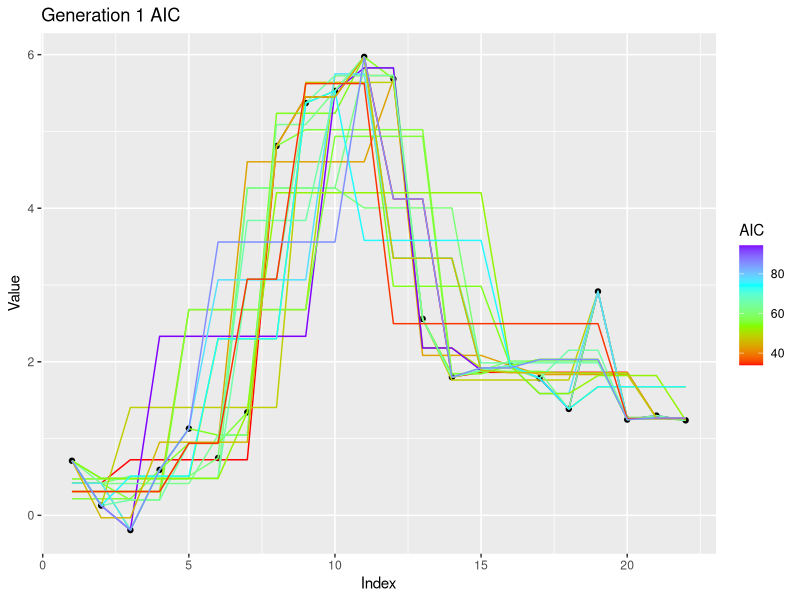
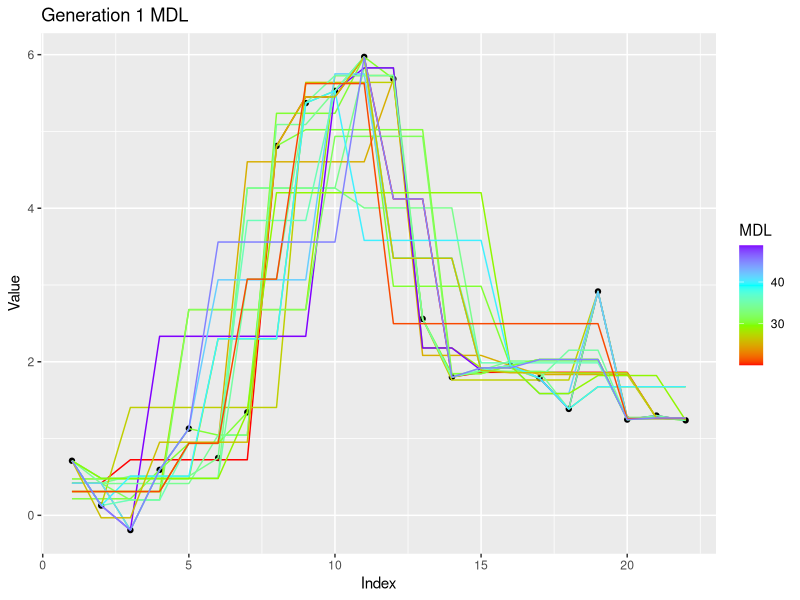
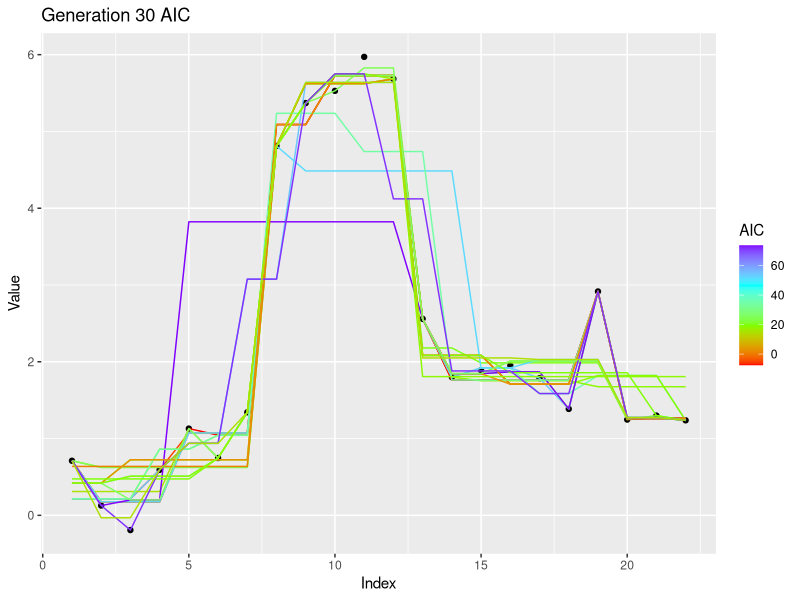
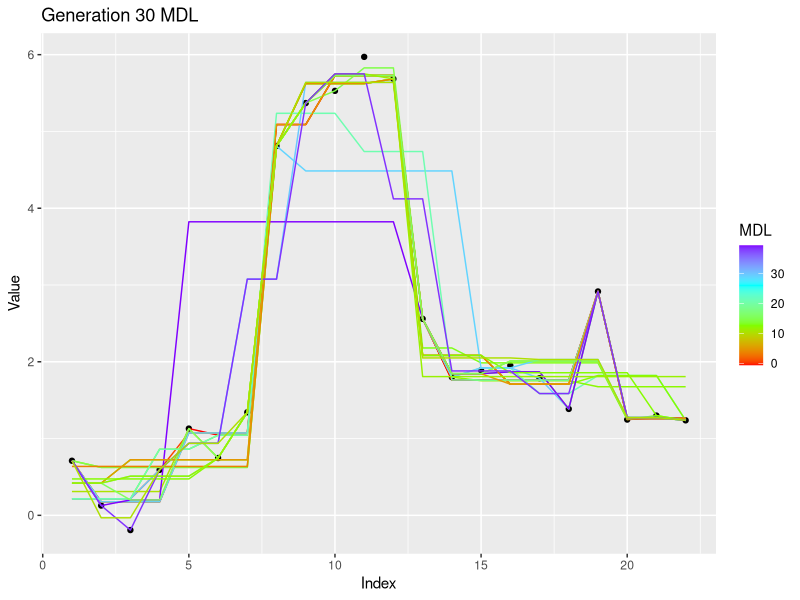
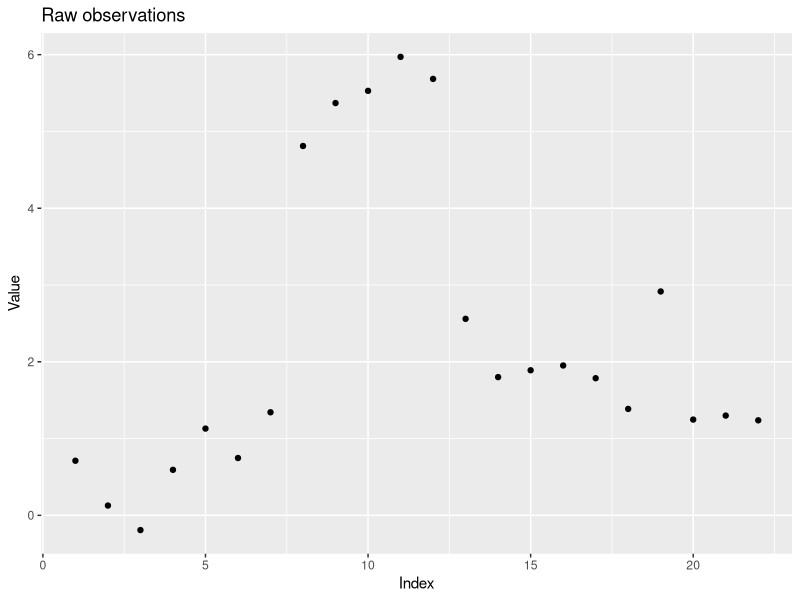
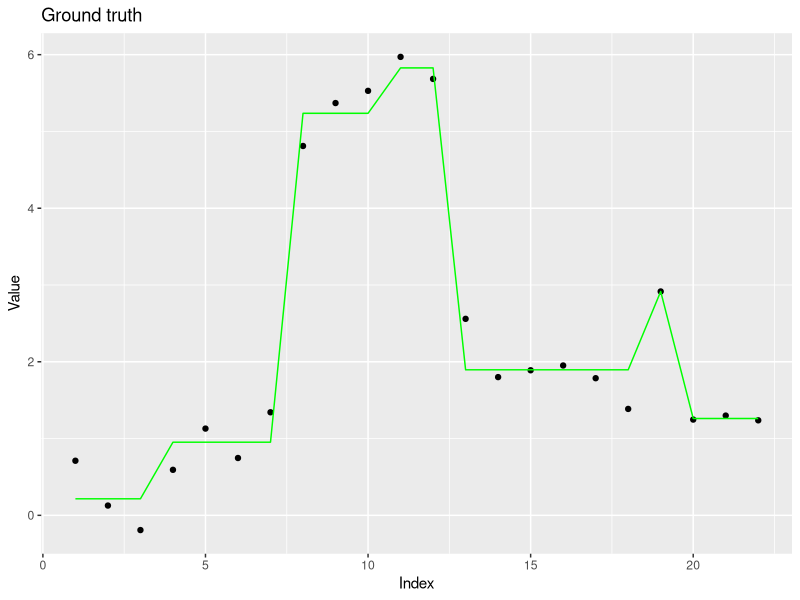

These figures' R source, in order:
### Author: Eric Kalosa-Kenyon
### STA 243 Hw2 - Genetic algorithms

##### BEGIN

### Purpose of this algorithm
#   The goal of this program is to find an optimal solution for a piecewise
#   constant regression problem. The method used is genetic algorithms.
#   Chromosomes are binary representations of the presense or absense of
#   discontinuities in the fitted piecewise constant regression.

### Pseudocode overview
# Generate observations used for regression
# Parameterize algorithm
# Initialize random population
# Until convergence
#   Calculate fitness in current generation
#   Mate individuals proportional to fitness
# Plot result

### BEGIN: Code
rm(list=ls())

## Imports
library("ggplot2")
library("dplyr")

## Subroutines
random_chromosome = function(num_genes, nucleobases=c(0,1)){
    # Generates a chromosome
    #   lenght of chromosome is (num_genes)
    #   each element of the chromosome is an element of (nucleobases)
    x = sample(nucleobases, num_genes, replace=TRUE)
    x = paste(x, collapse='')
    return(x)
}

mate_chromosomes = function(parents, xr=0.1, mr=0.1){
    # Produce a single offspring from parent chromosomes (p1, p2) with a
    # crossover rate (xr) and a mutation rate (mr)

    p1 = parents[1]
    p2 = parents[2]
    stopifnot(nchar(p1) == nchar(p2))

    child = ""

    w = 1 # crossover parameter
    for(i in 1:nchar(p1)){

        # Give child parents' genes for each gene (i)
        #   from p1 if w == 1
        #   from p2 if w == 0
        if(w){
            chr = substr(p1, i, i) # get i'th character from parent 1
        }else{
            chr = substr(p2, i, i) # get i'th character from parent 2
        }

        # Mutate gene
        if(runif(1)<mr){
            chr = as.character((as.integer(chr) + 1) %% 2)
        }

        # Extend child with the i'th parental character
        child = paste(child, chr, sep="")

        # Crossover if required
        if(runif(1)<xr){
            w = (w + 1) %% 2
        }
    }
    return(child)
}

loss_fxn = function(segment_observns){
    # Sum of square distance from mean
    return(
        sum((segment_observns - mean(segment_observns))^2)
    )
}

regression_loss = function(reg, raw){
    # Sum of square error betweeen regression and raw
    # len(reg) == len(raw)
    return(sum((reg-raw)^2))
}

regress_chromosome = function(chrom, raw){
    # return c(fhat(x))
    # chrom is a string of "0001110101.."
    # raw is a c(num), len(chrom) == len(raw) - 1

    # Initialize working objects
    segment_observations = c(raw[1])
    regression = c()

    for(i in 1:nchar(chrom)){ # for each gene in the chromosome
        g = as.integer(substr(chrom, i, i)) # extract the gene from the string

        if(g){ # if the gene indicates a breakpoint
            # calculate the regression for that segment

            regression = c(regression,
                           rep(mean(segment_observations),
                               length(segment_observations)
                               )
                           )
            segment_observations = c(raw[i+1]) # reset to next segment

        }else{ # if the gene does not indicate a breakpoint
            # extend the segment
            segment_observations = c(segment_observations, raw[i+1])
        }
    }

    # calculate final segment regression
    regression = c(regression,
                   rep(mean(segment_observations),
                       length(segment_observations)
                       )
                   )

    return(regression)
}

fitness = function(population, raw){
    # Calculate fitness for each individual in the population relative to the
    #   raw data.
    #   Complexity is either "AIC" or "MDL". Raw is the raw data to fit.
    # Return a vector of floats between 0 and 1.
    #   The AIC and MDL are normalized to [0,1]

    # Check that input is ok
    stopifnot(nchar(population$Chromosomes[1]) + 1 == length(raw))

    # Initialize parameters
    losses = c()
    K = dim(population)[1]  # (K) is number of individuals in population
    n = length(raw) # (n) is the number of data observations

    # Calculate losses for each individual in the generation
    for(k in 1:K){
        x = population$Chromosome[k] # extract a chromosome
        regr = regress_chromosome(x, raw) # calculate the regression
        loss = regression_loss(regr, raw) # and calculate the loss
        losses = c(losses, loss) # record that individual's loss
    }

    ## Penalize for complexity
    ns_params = sapply( # vector of integers summing number of breakpoints
                    lapply(
                        strsplit(population$Chromosome,""),
                        as.integer),
                    sum) + 1 # number of constants is breaks + 1

    # AIC is k-ln(sum sq losses)
    #   losses is vector of sum(square losses) so
    AIC = 2*log(n)*ns_params + n*log(losses/n)
    # Note that this AIC can be alternatively parameterized

    # calculate sum of log(\hat{n_j}) for MDL calculation
    # sum_n_hat = for each chromosome, length of 0s between 1s plus 1
    sum_n_hat = sapply(
                    lapply( # for each chromosome, get \hat{n_j}'s
                        strsplit( # get strs of 0's (whose lengths = n_j-1)
                            population$Chromosome,
                            "1"
                        ),
                        nchar),
                    (function (x) sum(log(x+1))) # sum(log(\hat{n_j}))
                )
    MDL = ns_params*log(n) +
        1/2*sum_n_hat +
        n/2*log(losses/n)

    return(list(AIC, MDL))
}

plot_chromosome = function(chrom, raw_df, color="blue"){
    # return a ggplot object with piecewise constants plotted on the scatter

    fhat = regress_chromosome(chrom, raw_df$y)
    fhat_df = data.frame(x=raw_df$x, y=fhat)

    plt = ggplot(raw_df, aes(x=x, y=y)) +
        geom_point() +
        geom_line(data=fhat_df, color=color) +
        xlab("Index") + ylab("Value") +
        ggtitle(paste("Chromosome", chrom))

    return(plt)
}

plot_generation = function(gen, raw_df, wh_score="AIC"){
    # return a ggplot object with piecewise constants plotted on the scatter
    #   for each chromosome in the generation
    # Currently, colorized lines based on AIC/MDL are unimplemented

    wh_gen = gen$Generation[1]

    # prepare base plot
    plt = ggplot(raw_df, aes(x=x, y=y)) +
        geom_point() +
        xlab("Index") + ylab("Value") +
        ggtitle(paste("Generation", wh_gen, wh_score))

    # prepare regression data for plotting
    fhat_df = data.frame(matrix(ncol = 5, nrow = 0))
    colnames(fhat_df) = c("x","y","Group","AIC","MDL")
    for(i in 1:dim(gen)[1]){
        chrom = gen$Chromosome[i]
        fhat = regress_chromosome(chrom, raw_df$y)
        fhat_df_i = data.frame(x=raw_df$x, y=fhat)
        fhat_df_i$Group = i
        fhat_df_i$AIC = as.numeric(gen$AIC[i])
        fhat_df_i$MDL = as.numeric(gen$MDL[i])
        fhat_df = rbind(fhat_df, fhat_df_i)
    }

    # add geomlines for aic or mdl depending on which was passed into this fxn
    if(wh_score=="AIC"){
        plt = plt + geom_line(data=fhat_df, aes(color=AIC, group=Group))
    }else if(wh_score=="MDL"){
        plt = plt + geom_line(data=fhat_df, aes(color=MDL, group=Group))
    }

    # plot AIC or MDL in a color gradient
    plt = plt + scale_colour_gradientn(colours=rainbow(4))

    return(plt)
}

## Generate observations
# TODO: replace simple raw data with the generator given in the homework
raw = c(0,0,0,1,1,1,1,5,5,5,6,6,2,2,2,2,2,2,3,1,1,1)
truth = "001000100101000001100"
sd = 0.3
which_penalty = "AIC" # or "MDL", both are calculated
N = length(raw)
raw = raw + rnorm(N, sd=sd)

# Plot the generated data
raw_df = data.frame(y=raw, x=1:length(raw))
plt_raw = ggplot(raw_df, aes(x=x, y=y)) +
    geom_point() +
    xlab("Index") + ylab("Value") +
    ggtitle("Raw observations")

## Parameterize algoritm and initialize major objects
pop_col_names = c("Chromosome", "AIC", "MDL", "Generation")
pop = data.frame(matrix(ncol = 4, nrow = 0))   # Holds all individuals
colnames(pop) = pop_col_names
K = 20  # Number of chromosomes in each generation
G = 30  # Maximum number of generations

## Initialize first generation
g = 1
for(i in 1:K){
    x = random_chromosome(num_genes=N-1) # returns string of 1s and 0s
    individual = c(x, NA, NA, g)
    pop[dim(pop)[1]+1,] = individual
}

## Calculate fitness and mate each generation
for(g in 2:G){
    parent_generation = pop[pop$Generation == g-1,]
    parent_aic_mdl = fitness(parent_generation, raw)
    # Put parent fitness into main dataframe
    pop[rownames(parent_generation),]$AIC = parent_aic_mdl[[1]]
    pop[rownames(parent_generation),]$MDL = parent_aic_mdl[[2]]

    # Update current working object
    parent_generation$AIC = parent_aic_mdl[[1]]
    parent_generation$MDL = parent_aic_mdl[[2]]

    # invert AIC and MDL for sampling
    parent_generation$nAIC =
        -(parent_generation$AIC - min(parent_generation$AIC))
    parent_generation$nAIC =
        parent_generation$nAIC - min(parent_generation$nAIC) + 0.001
    parent_generation$nMDL =
        -(parent_generation$MDL - min(parent_generation$MDL))
    parent_generation$nMDL =
        parent_generation$nMDL - min(parent_generation$nMDL) + 0.001

    for(k in 1:K){
        # Sample parents according to AIC or MDL
        if(which_penalty == "AIC"){
            parents = sample_n(parent_generation,
                             2,
                             replace=TRUE, # do not require sexual reproduction
                             weight=nAIC)
        } else if(which_penalty == "MDL"){
            parents = sample_n(parent_generation,
                             2,
                             replace=TRUE, # require sexual reproduction
                             weight=nMDL)
        }

        parent_chromosomes = parents$Chromosome
        child_chromosome = mate_chromosomes(parent_chromosomes)
        child = c(child_chromosome, NA, NA, g)
        pop[dim(pop)[1]+1,] = child
    }
}

# Calculate final AIC/MDL
last_gen = pop[pop$Generation == G,]
aic_mdl = fitness(last_gen, raw)
# Put last fitness into main dataframe
pop[rownames(last_gen),]$AIC = aic_mdl[[1]]
pop[rownames(last_gen),]$MDL = aic_mdl[[2]]


## Plotting results
# First, plot the true chromosome
plt_tru = plot_chromosome(truth, raw_df, color="green") +
    ggtitle("Ground truth")

# Plot first and last generation colored by AIC
fgen = pop[pop$Generation==1,]
lgen = pop[pop$Generation==G,]
plt_fgen_aic = plot_generation(fgen, raw_df, "AIC")
plt_lgen_aic = plot_generation(lgen, raw_df, "AIC")

# Plot first and last generation colored by MDL
plt_fgen_mdl = plot_generation(fgen, raw_df, "MDL")
plt_lgen_mdl = plot_generation(lgen, raw_df, "MDL")

##### END: Genetic algorithm

### NOTES:

# # Given function in hw handout, used for evaluating fitness
# truefunction<-function(x){
#     t <- c(0.1, 0.13, 0.15, 0.23, 0.25, 0.4, 0.44, 0.65, 0.76, 0.78, 0.81)
#     h <- c(4, -5, 3, -4, 5, -4.2, 2.1, 4.3, -3.1, 2.1, -4.2)
#     temp <- 0
#     for(i in 1:11) {
#         temp <- temp + h[i]/2 * (1 + sign(x - t[i]))
#     }
#     return(temp)
# }
# n<-512
# x<-(0:(n-1))/n
# f<-truefunction(x)
# set.seed(0401)
# y<-f+rnorm(f)/3
# plot(x,y)
# lines(x,f)
